Frame 1 (no input): blank canvas, image omitted
Frame 60 (no input): blank canvas, image omitted
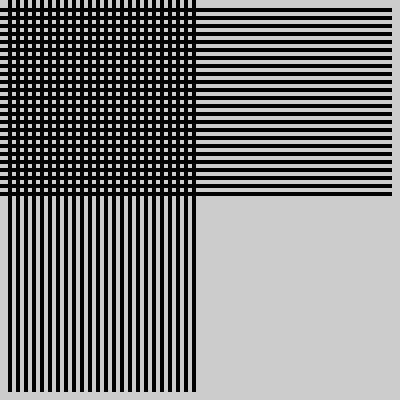
Frame 120 (the mouse pressed at the canvas centre since frame 60)

The p5.js sketch whose frames 1 and 60 were blank and that drew this single picture after the mouse press (run headless with seeded random() and noise() and a simulated clock; from frame 60 on, the mouse is pressed at the canvas centre):

// p5.js sketch
// ── sketch.js
//
// Cross-Hash-Example-Code
//
function setup() {
  createCanvas(400, 400);
  strokeWeight(4);
}
function draw() {
  background(204);
  for (i = 10; i < mouseX; i += 8) {
    for (j = 10; j < mouseY; j += 8) {
      line(i, 0, i, 390);
      line(0, j, 390, j);
    }
  }
} 
